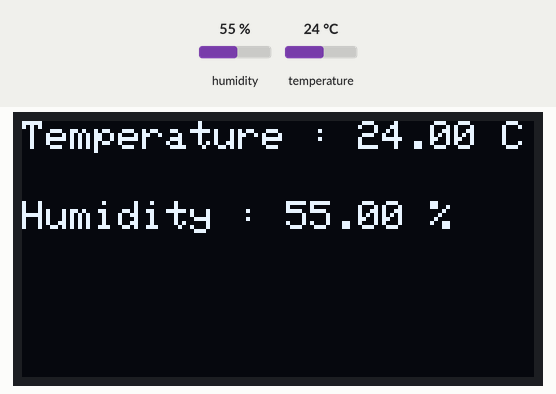
The sketch below on a simulated ESP32. Parts: 128×64 one-colour display. Inputs (shaded band) come from the test bench; at power-on: humidity 55 %, temperature 24 °C.

Above: at 2.6 s.
2.7 s: humidity set to 22 %
At 6.4 s:
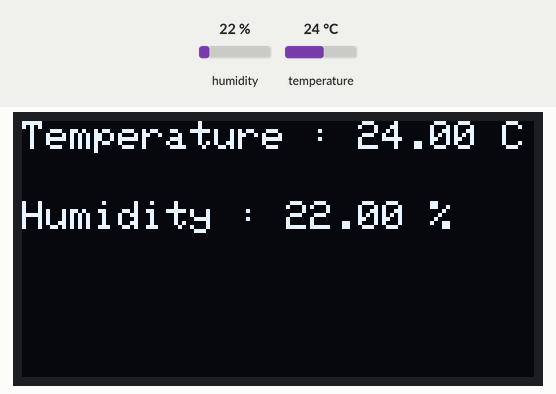
8.0 s: temperature set to 12 °C
At 10.7 s:
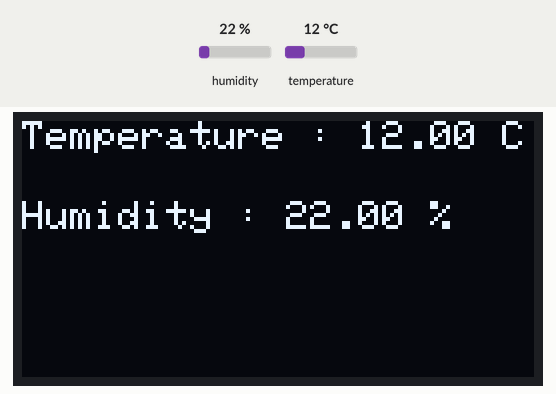
13.3 s: humidity set to 40 %
At 14.9 s:
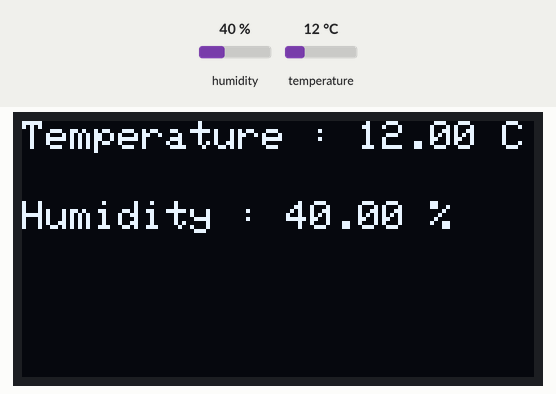
18.6 s: temperature set to 19 °C
Timing chart, 0 to 21.6 s (numbered marks = the images above; inputs shaded):
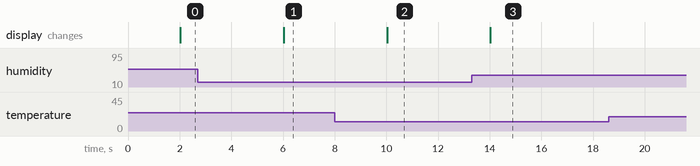

The sketch:

oled107.ino
```cpp
#include <Wire.h>
#include <Adafruit_GFX.h>
#include <Adafruit_SSD1306.h>
#include <DHT.h>

#define dht_pin 15
#define dht_type DHT22
#define oled_sda 21
#define oled_scl 22

#define screen_width 128
#define screen_height 64

#define oled_address 0x3c
#define oled_reset -1

Adafruit_SSD1306 display (
  screen_width,
  screen_height,
  &Wire,
  oled_reset
);

DHT dht(dht_pin, dht_type);

float temperature;
float humidity;

unsigned long previous_time = 0;
const unsigned long interval = 2000;

void setup() {
  // put your setup code here, to run once:
  Serial.begin(115200);
  Wire.begin(oled_sda, oled_scl);
  dht.begin();

  if (!display.begin(SSD1306_SWITCHCAPVCC, oled_address)) {
    Serial.println("OLED initialization failed!");
    while (true) delay(100);
  }

  display.clearDisplay();

  display.display();

}

void loop() {
  // put your main code here, to run repeatedly:
  unsigned long current_time = millis();

  if (current_time - previous_time >= interval) {

    previous_time = current_time;
    temperature = dht.readTemperature();
    humidity = dht.readHumidity();

    if (isnan(temperature) || isnan(humidity)) {
      Serial.println("DHT22 reading failed!");

      display.clearDisplay();
      display.setCursor(0, 0);
      display.setTextSize(1);
      display.setTextColor(SSD1306_WHITE);
      display.println("DHT22 Error!");
      display.display();

      return;
    }

    display.clearDisplay();

    display.setTextSize(1);
    display.setTextColor(SSD1306_WHITE);

    display.setCursor(0, 0);
    display.print("Temperature : ");
    display.print(temperature);
    display.println(" C");

    display.setCursor(0, 20);
    display.print("Humidity : ");
    display.print(humidity);
    display.println(" %");

    display.display();

  }

}
```

Measured:
- after the input at 2.7 s, the display: changes after 3.3 s (image 1)
- after the input at 8.0 s, the display: changes after 2.0 s (image 2)
- after the input at 13.3 s, the display: changes after 0.73 s (image 3)
